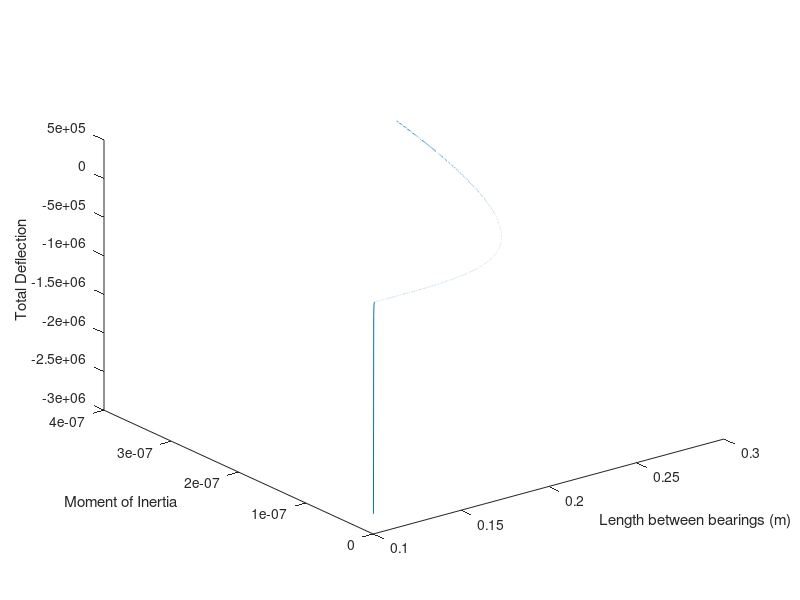

Write MATLAB code to recreate this figure.
%variables storage centre%
workpieceradius = 20 ;
vc = 75 ;%in mm per min%
ap = 1 ;%cutting depth (mm)%
f = 0.05; %feedratw (mm/rev)%
Kb = 190; %N/M%
Dext = linspace(0,52e-3,1000);
Dint = Dext*(0.4);

a = 62.5*(10^-3); %(M)%
b = 106.5*(10^-3) ;%(M)%
L = linspace(100e-3,250e-3,1000);

E = 200*(10^9);


%equation for finding RPM%
RPM = (1000*vc)/(2*pi*workpieceradius);

%equation for roughing forces%
ff= 120*(ap^(1.2006))*(f^(0.3108));
fr= 177*(ap^(0.3965))*(f^(0.4930));
fc= 519*(ap^(0.8676))*(f^(0.6943));

%force on the spindle%
pc= ((fr^2)+(fc^2))^(1/2); 

%deflection due to spindle bending%
%Dbending = ((pc)/(6*E*I))*(((-(a+b)/L)*(x^3))+(1+((a+b)/L))*((x-L)^3)+((a+b)*L*x));%
x = L + a + b;
I = (pi*((Dext).^4) - ((Dint.^4)))/64;
Dbending = ((pc)./(6*E.*I)).*(((-(a+b)./L).*(x.^3))+(1+((a+b)./L)).*((x-L).^3)+((a+b).*L.*x));


%I  = (pi*((Dext)^4) - ((Dint^4)))/64;%



%reaction force at bearing B%
Rb = pc*((a+b))./L ; %all units in meters%
%Ra = ((Pc).*(L+a+b))./L; %all units in meters%

Dbb = Rb./Kb; %all units in meters%
Dtotal = Dbending + Dbb;



I_graph=plot3(L,I,Dtotal);
xlabel('Length between bearings (m)');
ylabel('Moment of Inertia');
zlabel('Total Deflection ');
disp(I_graph)



